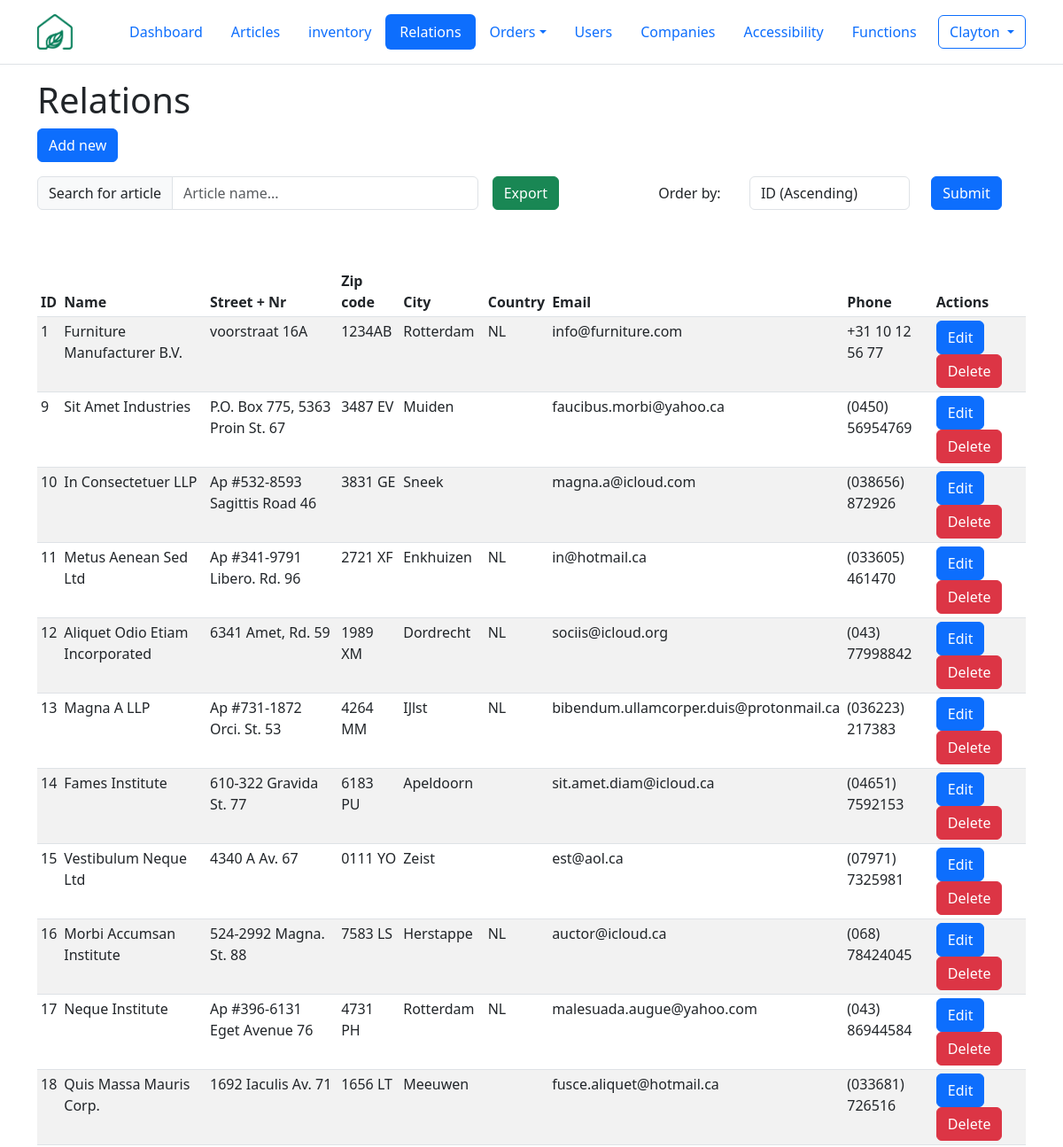
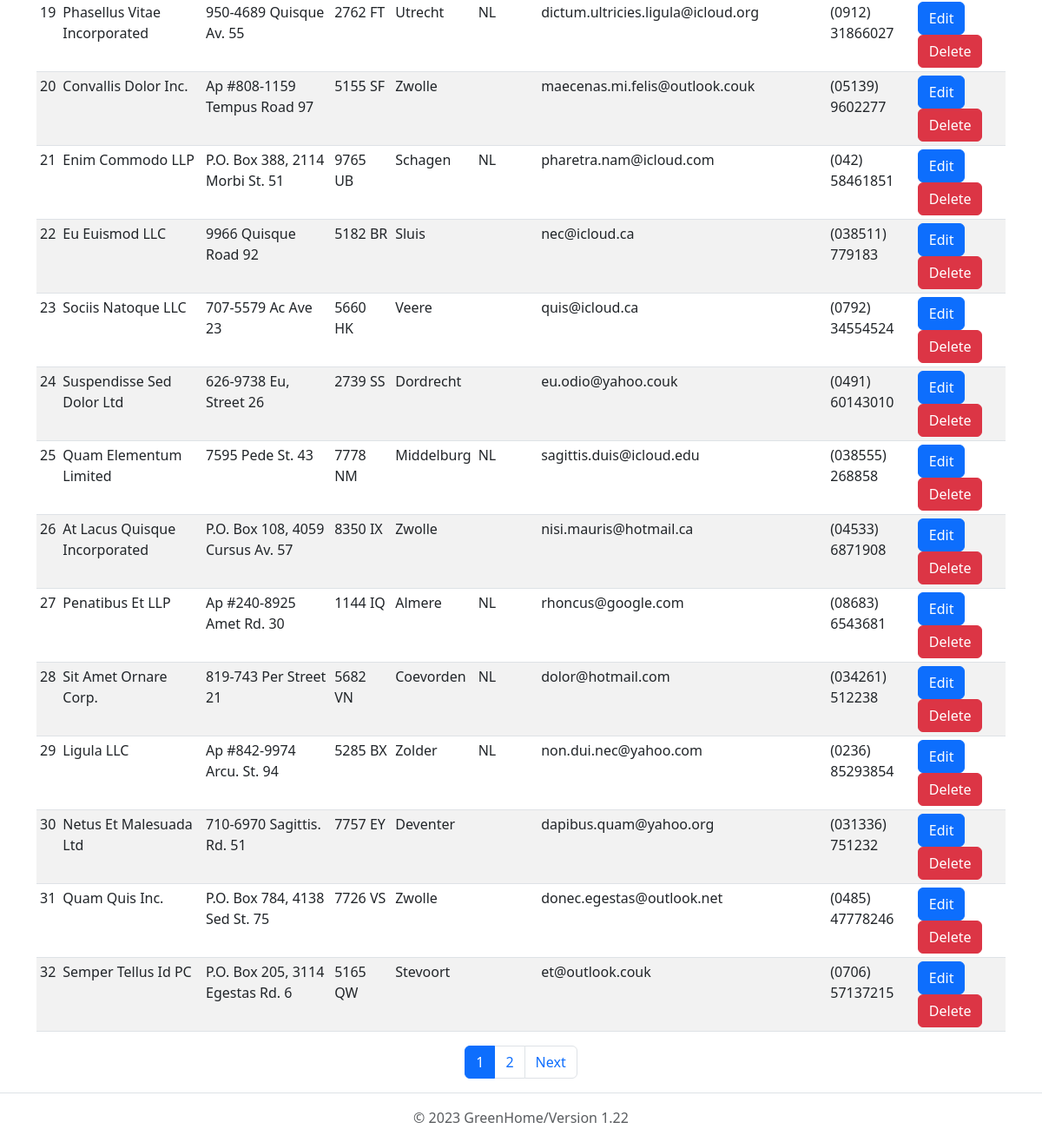
/php/relations/GUI_relations.php (signed in), run on the app's committed database (2 pictures, top to bottom).
### tables this page shows
CREATE TABLE relations (
  id int(10) NOT NULL, 
  name varchar(255) NOT NULL, 
  street varchar(255) NOT NULL, 
  house_nr varchar(10), 
  zip_code varchar(50) NOT NULL, 
  city varchar(255) NOT NULL, 
  country_code char(2) NOT NULL, 
  email_adress varchar(255) NOT NULL, 
  phone_number varchar(22) NOT NULL 
);

### php/relations/GUI_relations.php (the view, shortened to what this page needs)
<?php
require_once '../include/db_connect.php';
?>
<!DOCTYPE html>
<html lang="en" class="h-100" data-bs-theme="light">
<head>
  <link href="https://cdn.jsdelivr.net/npm/bootstrap@5.3.0-alpha1/dist/css/bootstrap.min.css" rel="stylesheet">
</head>
<body class="d-flex flex-column h-100">
  <header class="p-3 mb-3 border-bottom">
    <div class="container">
      <div class="d-flex flex-wrap align-items-center justify-content-center justify-content-lg-start">
        <a href="../../dashboard.php" class="d-flex align-items-center mb-2 mb-lg-0 text-dark text-decoration-none me-5">
          <img src="../../images/logo.png" alt="company logo" srcset="" width="40" height="40">
        </a>
        <ul class="nav col-12 col-lg-auto me-lg-auto mb-2 justify-content-center mb-md-0 nav-pills">
          <li class="nav-item"><a href="../../dashboard.php" class="nav-link">Dashboard</a></li>
          <li class="nav-item"><a href="../articles/GUI_articles.php" class="nav-link" >Articles</a></li>
          <li class="nav-item"><a href="../stock/GUI_stock.php" class="nav-link" aria-current="page" >inventory</a></li>
          <li class="nav-item"><a href="../relations/GUI_relations.php" class="nav-link active" aria-current="page" >Relations</a></li>
          <li class="nav-item dropdown">
            <a class="nav-link dropdown-toggle" data-bs-toggle="dropdown" href="#" role="button" aria-expanded="false">Orders</a>
          </li>
          <li class="nav-item"><a href="../users/GUI_users.php" class="nav-link">Users</a></li>
          <li class="nav-item "><a class="nav-link" href="../companies/GUI_companies.php">Companies</a></li>
          <li class="nav-item "><a class="nav-link" href="../accessibilities/GUI_accessibilities.php">Accessibility</a></li>
          <li class="nav-item "><a  href="../functions/GUI_functions.php" class="nav-link">Functions</a></li>
        </ul>
        <?php
          if(isset($_SESSION['user_id'])):?>
            <div class='dropdown text-end'>
              <button class="btn btn-outline-primary dropdown-toggle" type="button" data-bs-toggle="dropdown" aria-expanded="false">
              <?=$_SESSION['user_name']?>
              </button>
            </div>
          <?php else :?>
            <div class='nav-item ml-auto'>
            <a href='../users/GUI_login.php' class='btn btn-outline-primary'>Login</a>
            </div>
          <?php endif;?>
      </div>
    </div>
  </header>
  <div class="container">
    <h1>Relations</h1>
    <button class='btn btn-primary' data-bs-toggle='modal' data-bs-target='#newRelationModal'>Add new</button>
  </div>
  <div class="container">
    <div class="d-flex align-items-center mb-5">
      <div class="input-group my-3 me-3">
        <span class="input-group-text" id="tableSearchBar">Search for article</span>
        <input type="text" class="form-control" id="searchInput" placeholder="Article name..." aria-label="articlename" aria-describedby="tableSearchBar" onkeyup="tableSearch()">
      </div>
      <a href="../include/exportData.php?report=exportRelations" class="btn btn-success my-3">Export</a>
      <div class="container d-flex align-items-center justify-content-end my-3 me-3">
      <form method="get">
        <div class="form-group row align-items-center">
          <label for="order_by" class="col-sm-3 col-form-label">Order by:</label>
          <div class="col-sm-6">
            <select class="form-control" id="order_by" name="order_by">
              <option value="id_asc">ID (Ascending)</option>
            </select>
          </div>
          <div class="col-sm-3">
            <button type="submit" class="btn btn-primary">Submit</button>
          </div>
        </div>
      </form>
    </div>
    </div>
    <table class="table table-striped table-sm" id="table">
      <thead>
        <tr>
          <th>ID</th>
          <th>Name</th>
          <th>Street + Nr</th>
          <th>Zip code</th>
          <th>City</th>
          <th>Country</th>
          <th>Email</th>
          <th>Phone</th>
          <th>Actions</th>
        </tr>
      </thead>
      <tbody>
      <?php
      $records_per_page = 25;
      $sql_count = "SELECT COUNT(*) AS count FROM relations";
      $result_count = $connection->query($sql_count);
      $row_count = $result_count->fetch_assoc();
      $total_records = $row_count['count'];
      $total_pages = ceil($total_records / $records_per_page);
      $current_page = isset($_GET['page']) && is_numeric($_GET['page']) ? (int)$_GET['page'] : 1;
      $offset = ($current_page - 1) * $records_per_page;
      if(isset($_GET["order_by"])){
        $get_order_by = $_GET["order_by"];
        switch($get_order_by) {
          case "country_code_asc":
            $order_by = "country_code ASC";
            break;
          case "country_code_desc":
            $order_by = "country_code DESC";
            break;
          case "id_asc":
            $order_by = "id ASC";
            break;
          case "id_desc":
            $order_by = "id DESC";
            break;
          default:
            $order_by = "id ASC";
        }
      } else {
        $order_by = "id ASC";
      }
      $sql = "SELECT `id`, `name`, CONCAT(street, ' ', house_nr) AS 'address', `zip_code`, `city`, `country_code`, `email_adress`, `phone_number` FROM `relations`
      ORDER BY $order_by
      LIMIT $records_per_page
      OFFSET $offset;";
      $result = $connection->query($sql);
      while($row = $result->fetch_assoc()) {
        echo "<tr>
        <td>$row[id]</td>
        <td>$row[name]</td>
        <td>$row[address]</td>
        <td>$row[zip_code]</td>
        <td>$row[city]</td>
        <td>$row[country_code]</td>
        <td>$row[email_adress]</td>
        <td>$row[phone_number]</td>
        <td>
        <a class='btn btn-primary' href='GUI_relationEditor.php?id=$row[id]'>Edit</a>
        <a class='btn btn-danger' href='controller_relation.php?action=delete&id=$row[id]'>Delete</a>
        </td>
        </tr>";
      }
      ?>
      </tbody>
    </table>
  </div>
  <?php if ($total_pages > 1): ?>
    <nav aria-label="Page navigation">
      <ul class="pagination justify-content-center">
        <?php
          $start_page = max(1, $current_page - 5);
          $end_page = min($total_pages, $current_page + 5);
          for ($i = $start_page; $i <= $end_page; $i++):
        ?>
          <li class="page-item<?= $current_page == $i ? ' active' : '' ?>">
            <a class="page-link" href="?page=<?= $i ?>"><?= $i ?></a>
          </li>
        <?php endfor; ?>
        <?php if ($current_page < $total_pages): ?>
          <li class="page-item"><a class="page-link" href="?page=<?= $current_page + 1 ?>">Next</a></li>
        <?php endif; ?>
      </ul>
    </nav>
  <?php endif; ?>
</body>
<?php
  require_once '..\include\footer.php'?>
</html>

### data on the page
relations: id "1", name "Furniture Manufacturer B.V.", row "voorstraat 16A", zip_code "1234AB", city "Rotterdam", country_code "NL", email_adress "info@furniture.com", phone_number "+31 10 12 56 77"
relations: id "9", name "Sit Amet Industries", row "P.O. Box 775, 5363 Proin St. 67", zip_code "3487 EV", city "Muiden", email_adress "faucibus.morbi@yahoo.ca", phone_number "(0450) 56954769"
relations: id "10", name "In Consectetuer LLP", row "Ap #532-8593 Sagittis Road 46", zip_code "3831 GE", city "Sneek", email_adress "magna.a@icloud.com", phone_number "(038656) 872926"
relations: id "11", name "Metus Aenean Sed Ltd", row "Ap #341-9791 Libero. Rd. 96", zip_code "2721 XF", city "Enkhuizen", country_code "NL", email_adress "in@hotmail.ca", phone_number "(033605) 461470"
relations: id "12", name "Aliquet Odio Etiam Incorporated", row "6341 Amet, Rd. 59", zip_code "1989 XM", city "Dordrecht", country_code "NL", email_adress "sociis@icloud.org", phone_number "(043) 77998842"
relations: id "13", name "Magna A LLP", row "Ap #731-1872 Orci. St. 53", zip_code "4264 MM", city "IJlst", country_code "NL", email_adress "bibendum.ullamcorper.duis@protonmail.ca", phone_number "(036223) 217383"
relations: id "14", name "Fames Institute", row "610-322 Gravida St. 77", zip_code "6183 PU", city "Apeldoorn", email_adress "sit.amet.diam@icloud.ca", phone_number "(04651) 7592153"
relations: id "15", name "Vestibulum Neque Ltd", row "4340 A Av. 67", zip_code "0111 YO", city "Zeist", email_adress "est@aol.ca", phone_number "(07971) 7325981"
relations: id "16", name "Morbi Accumsan Institute", row "524-2992 Magna. St. 88", zip_code "7583 LS", city "Herstappe", country_code "NL", email_adress "auctor@icloud.ca", phone_number "(068) 78424045"
relations: id "17", name "Neque Institute", row "Ap #396-6131 Eget Avenue 76", zip_code "4731 PH", city "Rotterdam", country_code "NL", email_adress "malesuada.augue@yahoo.com", phone_number "(043) 86944584"
relations: id "18", name "Quis Massa Mauris Corp.", row "1692 Iaculis Av. 71", zip_code "1656 LT", city "Meeuwen", email_adress "fusce.aliquet@hotmail.ca", phone_number "(033681) 726516"
relations: id "19", name "Phasellus Vitae Incorporated", row "950-4689 Quisque Av. 55", zip_code "2762 FT", city "Utrecht", country_code "NL", email_adress "dictum.ultricies.ligula@icloud.org", phone_number "(0912) 31866027"
relations: id "20", name "Convallis Dolor Inc.", row "Ap #808-1159 Tempus Road 97", zip_code "5155 SF", city "Zwolle", email_adress "maecenas.mi.felis@outlook.couk", phone_number "(05139) 9602277"
relations: id "21", name "Enim Commodo LLP", row "P.O. Box 388, 2114 Morbi St. 51", zip_code "9765 UB", city "Schagen", country_code "NL", email_adress "pharetra.nam@icloud.com", phone_number "(042) 58461851"
relations: id "22", name "Eu Euismod LLC", row "9966 Quisque Road 92", zip_code "5182 BR", city "Sluis", email_adress "nec@icloud.ca", phone_number "(038511) 779183"
relations: id "23", name "Sociis Natoque LLC", row "707-5579 Ac Ave 23", zip_code "5660 HK", city "Veere", email_adress "quis@icloud.ca", phone_number "(0792) 34554524"
relations: id "24", name "Suspendisse Sed Dolor Ltd", row "626-9738 Eu, Street 26", zip_code "2739 SS", city "Dordrecht", email_adress "eu.odio@yahoo.couk", phone_number "(0491) 60143010"
relations: id "25", name "Quam Elementum Limited", row "7595 Pede St. 43", zip_code "7778 NM", city "Middelburg", country_code "NL", email_adress "sagittis.duis@icloud.edu", phone_number "(038555) 268858"
relations: id "26", name "At Lacus Quisque Incorporated", row "P.O. Box 108, 4059 Cursus Av. 57", zip_code "8350 IX", city "Zwolle", email_adress "nisi.mauris@hotmail.ca", phone_number "(04533) 6871908"
relations: id "27", name "Penatibus Et LLP", row "Ap #240-8925 Amet Rd. 30", zip_code "1144 IQ", city "Almere", country_code "NL", email_adress "rhoncus@google.com", phone_number "(08683) 6543681"
relations: id "28", name "Sit Amet Ornare Corp.", row "819-743 Per Street 21", zip_code "5682 VN", city "Coevorden", country_code "NL", email_adress "dolor@hotmail.com", phone_number "(034261) 512238"
relations: id "29", name "Ligula LLC", row "Ap #842-9974 Arcu. St. 94", zip_code "5285 BX", city "Zolder", country_code "NL", email_adress "non.dui.nec@yahoo.com", phone_number "(0236) 85293854"
relations: id "30", name "Netus Et Malesuada Ltd", row "710-6970 Sagittis. Rd. 51", zip_code "7757 EY", city "Deventer", email_adress "dapibus.quam@yahoo.org", phone_number "(031336) 751232"
relations: id "31", name "Quam Quis Inc.", row "P.O. Box 784, 4138 Sed St. 75", zip_code "7726 VS", city "Zwolle", email_adress "donec.egestas@outlook.net", phone_number "(0485) 47778246"
relations: id "32", name "Semper Tellus Id PC", row "P.O. Box 205, 3114 Egestas Rd. 6", zip_code "5165 QW", city "Stevoort", email_adress "et@outlook.couk", phone_number "(0706) 57137215"

### other printed values
$_SESSION['user_name'] "Clayton"
